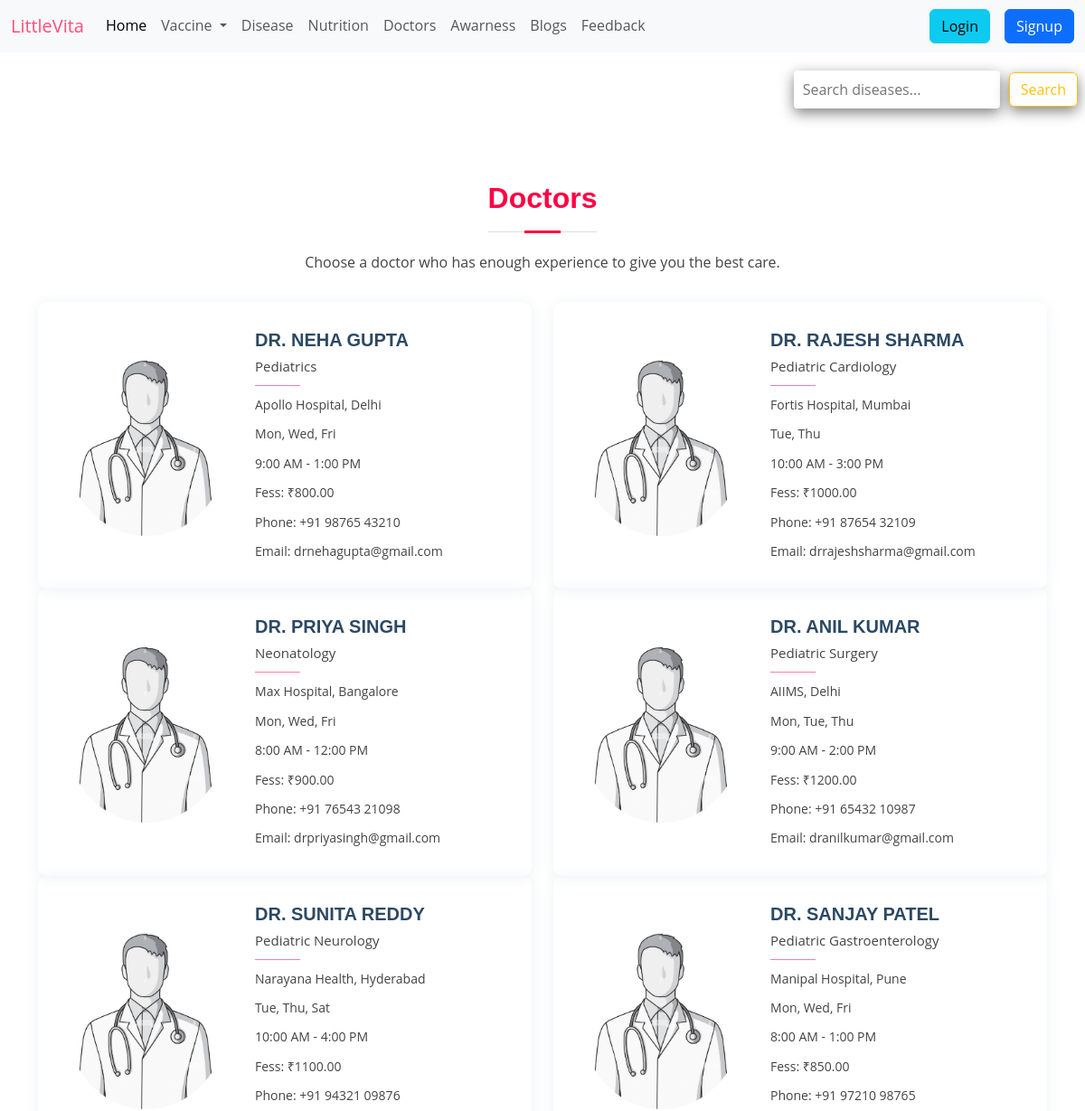
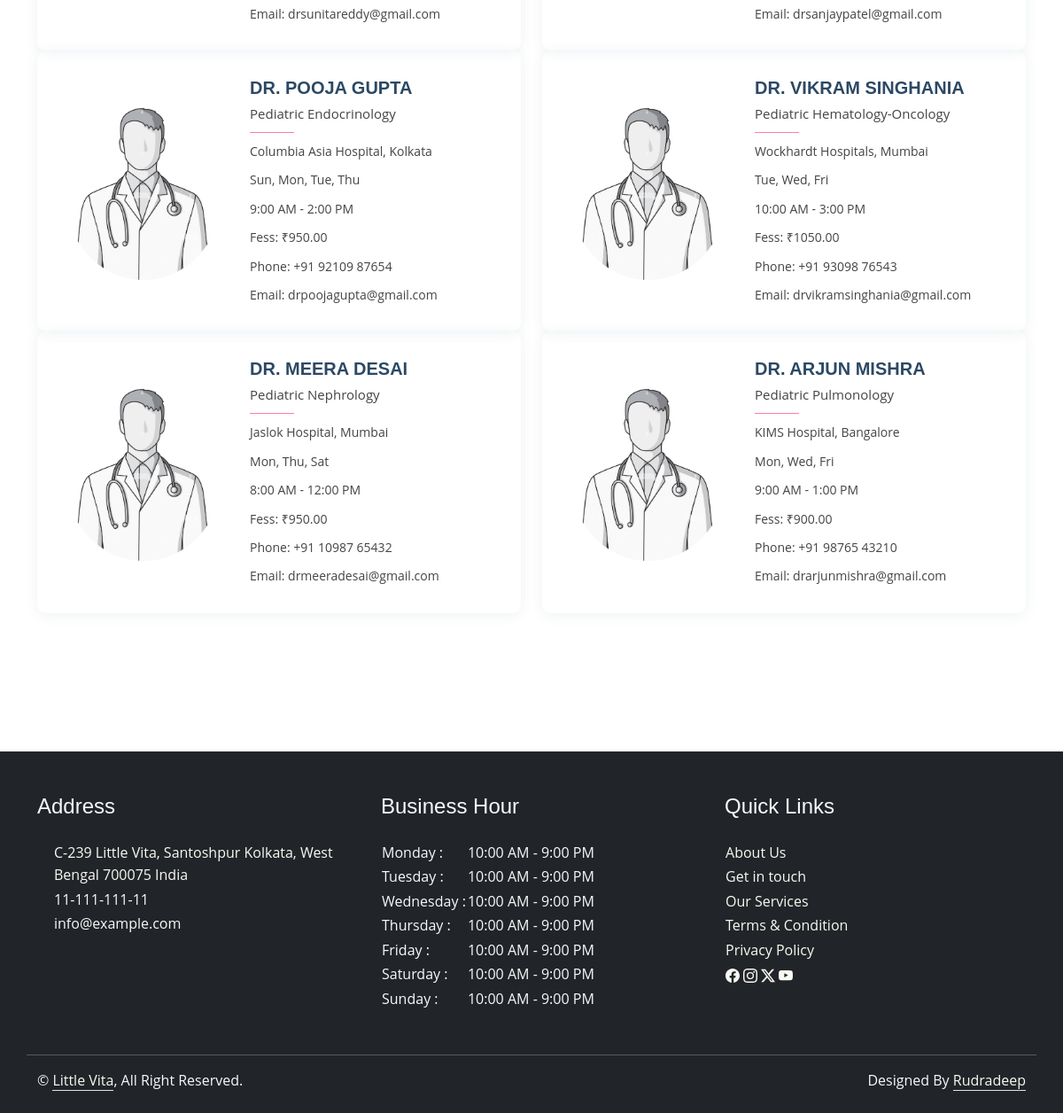
The app's page /doctors/ with its own data (2 pictures, top to bottom).
### Base/models.py (models this page shows, shortened)
class Doctor(models.Model):
    doctor_id = models.AutoField(primary_key=True)
    doctor_name = models.CharField(max_length=100)
    specialization = models.CharField(max_length=100)
    email = models.EmailField(max_length=100)
    phone_number = models.CharField(max_length=20)
    hospital = models.CharField(max_length=100)
    image = models.ImageField(upload_to='doctor_images/', default='default_image.jpg')
    time = models.CharField(max_length=100, default="10:00-18:00")
    fees = models.DecimalField(max_digits=10, decimal_places=2, default=0)
    days_in_hospital = models.ManyToManyField(Day)

class Day(models.Model):
    name = models.CharField(max_length=20)
    def __str__(self):
        return self.name

### Base/views.py (the view)
# urls.py: path('doctors/', views.doctors, name='doctors'),
def doctors(request):
    context={}
    if request.method == 'GET':
        if 'q' in request.GET:
            q = request.GET['q']
            doctor = Doctor.objects.filter(doctor_name__icontains=q)
            specialization = Doctor.objects.filter(specialization__icontains=q)
            hospital = Doctor.objects.filter(hospital__icontains=q)
            doctors = doctor.union(specialization, hospital)
            if doctors.count() == 0:
                messages.error(request, 'No results found')
            else:
                context['doctorsList']=doctors
                return render(request, 'Base/doctors.html', context)
    doctorsList= Doctor.objects.all()
    context['doctorsList']=doctorsList
    return render(request, 'Base/doctors.html', context)

### Base/templates/Base/doctors.html (shortened to what this page needs)
{% extends "Base/base.html" %}
{% load static %}
{% block css %}
    <link rel="stylesheet" href={% static "Base/css/doctor.css" %}>
{% endblock css %}
{% block body %}
    <div class="row">
        <form method="GET" action="" class='search-bar justify-content-end'>
            <input type="text" name="q" placeholder="Search diseases..." class="user-input">
            <input type="submit" value="Search" class="btn btn-outline-warning search-btn">
        </form>
    </div>
    <section id="doctors" class="doctors">
        <div class="container">
            <div class="section-title">
                <h2>Doctors</h2>
                <p>Choose a doctor who has enough experience to give you the best care.</p>
            </div>
            <div class="row">
                {% for doctor in doctorsList %}
                <div class="col-lg-6">
                    <div class="member d-flex align-items-start">
                        <div class="pic"><img src={{doctor.image.url}} class="img-fluid" alt=""></div>
                        <div class="member-info">
                            <h4>{{doctor.doctor_name|upper}}</h4>
                            <span class="specialist">{{doctor.specialization}}</span>
                            <p class='hospital'>{{doctor.hospital}}</p>
                            <p class="days">
                                {% for day in doctor.days_in_hospital.all %}
                                    {{day}}{% if not forloop.last %}, {% endif %}
                                {% endfor %}
                            </p>
                            <p class="time">{{doctor.time}}</p>
                            <p class="fees">Fess: ₹{{doctor.fees}}</p>
                            <p class="phone">Phone: {{doctor.phone_number}}</p>
                            <p class="emailId">Email: {{doctor.email}}</p>
                        </div>
                    </div>
                </div>
                {% endfor %}
            </div>
        </div>
    </section>
    {% include "Base/footer.html" %}
{% endblock body %}

### Base/static/Base/css/style.css (style rules this page uses)
body { font-family: 'Roboto', sans-serif; font-size: 16px; line-height: 1.6; margin: 0; padding: 0; color: #333; }

### Base/static/Base/css/doctor.css (style rules this page uses)
body { font-family: "Open Sans", sans-serif; color: #444444; }
h1, h2, h3, h4, h5, h6 { font-family: "Raleway", sans-serif; }
section { padding: 60px 0; overflow: hidden; }
.section-title { text-align: center; padding-bottom: 30px; }
.section-title h2 { font-size: 32px; font-weight: bold; margin-bottom: 20px; padding-bottom: 20px; position: relative; color: #FF0044; }
.section-title h2::before { content: ''; position: absolute; display: block; width: 120px; height: 1px; background: #ddd; bottom: 1px; left: calc(50% - 60px); }
.section-title h2::after { content: ''; position: absolute; display: block; width: 40px; height: 3px; background: #FF0044; bottom: 0; left: calc(50% - 20px); }
.section-title p { margin-bottom: 0; }
.doctors { background: #fff; }
.doctors .member { position: relative; box-shadow: 0px 2px 15px rgba(44, 73, 100, 0.08); padding: 30px; border-radius: 10px; }
.doctors .member .pic { overflow: hidden; width: 180px; border-radius: 50%; align-self: center; }
.doctors .member .pic img { transition: ease-in-out 0.3s; }
.doctors .member .member-info { padding-left: 30px; }
.doctors .member h4 { font-weight: 700; margin-bottom: 5px; font-size: 20px; color: #2c4964; }
.doctors .member span { display: block; font-size: 15px; padding-bottom: 10px; position: relative; font-weight: 500; }
.doctors .member span::after { content: ''; position: absolute; display: block; width: 50px; height: 1px; background: #FF7EA2; bottom: 0; left: 0; }
.doctors .member p { margin: 10px 0 0 0; font-size: 14px; }
.search-bar { width: 100%; height: 100%; padding: 20px; display: flex; flex-direction: row; justify-content: end; align-items: center; gap: 10px; }
.user-input { height: 100%; padding: 10px; border: none; border-radius: 4px; box-shadow: 0 5px 15px rgba(17, 16, 16, 0.533); }
.search-btn { box-shadow: 0 5px 15px rgba(17, 16, 16, 0.533); }

### records on screen
Doctor: image (placeholder picture), doctor_name "DR. NEHA GUPTA", specialization "Pediatrics", hospital "Apollo Hospital, Delhi", time "9:00 AM - 1:00 PM", fees "800.00", phone_number "+91 98765 43210", email "drnehagupta@gmail.com"
Day: name "Mon"
Day: name "Wed"
Day: name "Fri"
Doctor: image (placeholder picture), doctor_name "DR. RAJESH SHARMA", specialization "Pediatric Cardiology", hospital "Fortis Hospital, Mumbai", time "10:00 AM - 3:00 PM", fees "1000.00", phone_number "+91 87654 32109", email "drrajeshsharma@gmail.com"
Day: name "Tue"
Day: name "Thu"
Doctor: image (placeholder picture), doctor_name "DR. PRIYA SINGH", specialization "Neonatology", hospital "Max Hospital, Bangalore", time "8:00 AM - 12:00 PM", fees "900.00", phone_number "+91 76543 21098", email "drpriyasingh@gmail.com"
Doctor: image (placeholder picture), doctor_name "DR. ANIL KUMAR", specialization "Pediatric Surgery", hospital "AIIMS, Delhi", time "9:00 AM - 2:00 PM", fees "1200.00", phone_number "+91 65432 10987", email "dranilkumar@gmail.com"
Doctor: image (placeholder picture), doctor_name "DR. SUNITA REDDY", specialization "Pediatric Neurology", hospital "Narayana Health, Hyderabad", time "10:00 AM - 4:00 PM", fees "1100.00", phone_number "+91 94321 09876", email "drsunitareddy@gmail.com"
Day: name "Sat"
Doctor: image (placeholder picture), doctor_name "DR. SANJAY PATEL", specialization "Pediatric Gastroenterology", hospital "Manipal Hospital, Pune", time "8:00 AM - 1:00 PM", fees "850.00", phone_number "+91 97210 98765", email "drsanjaypatel@gmail.com"
Doctor: image (placeholder picture), doctor_name "DR. POOJA GUPTA", specialization "Pediatric Endocrinology", hospital "Columbia Asia Hospital, Kolkata", time "9:00 AM - 2:00 PM", fees "950.00", phone_number "+91 92109 87654", email "drpoojagupta@gmail.com"
Day: name "Sun"
Doctor: image (placeholder picture), doctor_name "DR. VIKRAM SINGHANIA", specialization "Pediatric Hematology-Oncology", hospital "Wockhardt Hospitals, Mumbai", time "10:00 AM - 3:00 PM", fees "1050.00", phone_number "+91 93098 76543", email "drvikramsinghania@gmail.com"
Doctor: image (placeholder picture), doctor_name "DR. MEERA DESAI", specialization "Pediatric Nephrology", hospital "Jaslok Hospital, Mumbai", time "8:00 AM - 12:00 PM", fees "950.00", phone_number "+91 10987 65432", email "drmeeradesai@gmail.com"
Doctor: image (placeholder picture), doctor_name "DR. ARJUN MISHRA", specialization "Pediatric Pulmonology", hospital "KIMS Hospital, Bangalore", time "9:00 AM - 1:00 PM", fees "900.00", phone_number "+91 98765 43210", email "drarjunmishra@gmail.com"
